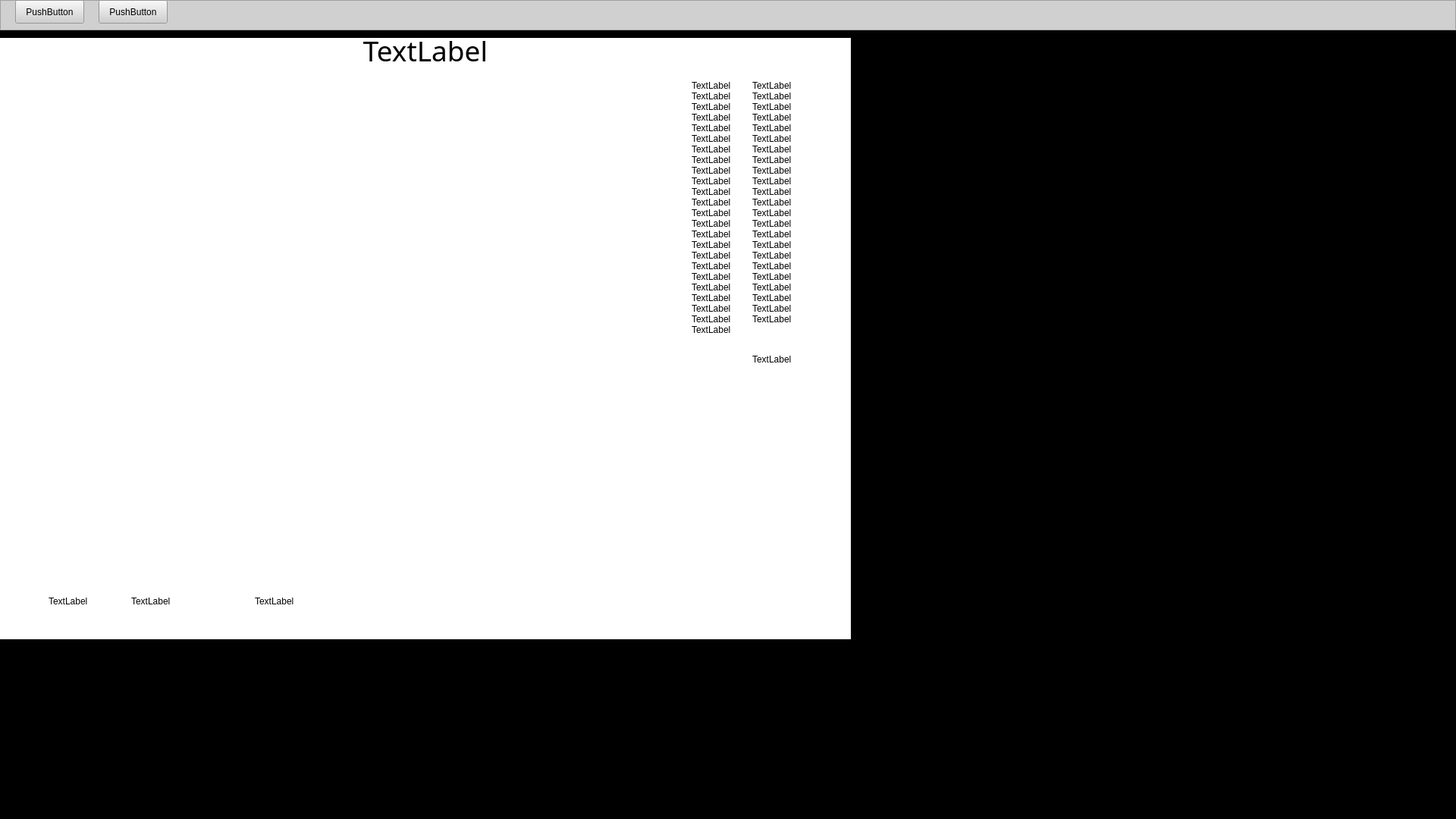
  <widget class="QWidget" name="panCenterP" native="true">
   <property name="geometry">
    <rect>
     <x>0</x>
     <y>0</y>
     <width>1920</width>
     <height>1080</height>
    </rect>
   </property>
   <property name="styleSheet">
    <string notr="true">background-color: rgb(0, 0, 0);</string>
   </property>
   <widget class="QFrame" name="panTopH">
    <property name="geometry">
     <rect>
      <x>0</x>
      <y>0</y>
      <width>1920</width>
      <height>40</height>
     </rect>
    </property>
    <property name="styleSheet">
     <string notr="true">background-color: rgb(208, 208, 208);</string>
    </property>
    <property name="frameShape">
     <enum>QFrame::StyledPanel</enum>
    </property>
    <property name="frameShadow">
     <enum>QFrame::Raised</enum>
    </property>
    <widget class="QPushButton" name="bitPrint">
     <property name="geometry">
      <rect>
       <x>20</x>
       <y>0</y>
       <width>91</width>
       <height>31</height>
      </rect>
     </property>
     <property name="text">
      <string>PushButton</string>
     </property>
    </widget>
    <widget class="QPushButton" name="bitClose">
     <property name="geometry">
      <rect>
       <x>130</x>
       <y>0</y>
       <width>91</width>
       <height>31</height>
      </rect>
     </property>
     <property name="text">
      <string>PushButton</string>
     </property>
    </widget>
   </widget>
   <widget class="QCustomPlot" name="panMoveP" native="true">
    <property name="geometry">
     <rect>
      <x>0</x>
      <y>50</y>
      <width>1122</width>
      <height>793</height>
     </rect>
    </property>
    <property name="styleSheet">
     <string notr="true">background-color: rgb(255, 255, 255);</string>
    </property>
    <widget class="QLabel" name="lblHospitalName">
     <property name="geometry">
      <rect>
       <x>0</x>
       <y>0</y>
       <width>1122</width>
       <height>32</height>
      </rect>
     </property>
     <property name="font">
      <font>
       <family>宋体</family>
       <pointsize>28</pointsize>
      </font>
     </property>
     <property name="layoutDirection">
      <enum>Qt::LeftToRight</enum>
     </property>
     <property name="text">
      <string>TextLabel</string>
     </property>
     <property name="alignment">
      <set>Qt::AlignCenter</set>
     </property>
    </widget>
    <widget class="QLabel" name="lblName">
     <property name="geometry">
      <rect>
       <x>912</x>
       <y>56</y>
       <width>54</width>
       <height>14</height>
      </rect>
     </property>
     <property name="text">
      <string>TextLabel</string>
     </property>
    </widget>
    <widget class="QLabel" name="lblNameP">
     <property name="geometry">
      <rect>
       <x>992</x>
       <y>56</y>
       <width>120</width>
       <height>14</height>
      </rect>
     </property>
     <property name="text">
      <string>TextLabel</string>
     </property>
    </widget>
    <widget class="QLabel" name="lblSex">
     <property name="geometry">
      <rect>
       <x>912</x>
       <y>70</y>
       <width>54</width>
       <height>14</height>
      </rect>
     </property>
     <property name="text">
      <string>TextLabel</string>
     </property>
    </widget>
    <widget class="QLabel" name="lblSexP">
     <property name="geometry">
      <rect>
       <x>992</x>
       <y>70</y>
       <width>120</width>
       <height>14</height>
      </rect>
     </property>
     <property name="text">
      <string>TextLabel</string>
     </property>
    </widget>
    <widget class="QLabel" name="lblNo">
     <property name="geometry">
      <rect>
       <x>912</x>
       <y>98</y>
       <width>54</width>
       <height>14</height>
      </rect>
     </property>
     <property name="text">
      <string>TextLabel</string>
     </property>
    </widget>
    <widget class="QLabel" name="lblAge">
     <property name="geometry">
      <rect>
       <x>912</x>
       <y>84</y>
       <width>54</width>
       <height>14</height>
      </rect>
     </property>
     <property name="text">
      <string>TextLabel</string>
     </property>
    </widget>
    <widget class="QLabel" name="lblNo1">
     <property name="geometry">
      <rect>
       <x>992</x>
       <y>98</y>
       <width>120</width>
       <height>14</height>
      </rect>
     </property>
     <property name="text">
      <string>TextLabel</string>
     </property>
    </widget>
    <widget class="QLabel" name="lblAgeP">
     <property name="geometry">
      <rect>
       <x>992</x>
       <y>84</y>
       <width>120</width>
       <height>14</height>
      </rect>
     </property>
     <property name="text">
      <string>TextLabel</string>
     </property>
    </widget>
    <widget class="QLabel" name="lblCardNo1">
     <property name="geometry">
      <rect>
       <x>992</x>
       <y>112</y>
       <width>120</width>
       <height>14</height>
      </rect>
     </property>
     <property name="text">
      <string>TextLabel</string>
     </property>
    </widget>
    <widget class="QLabel" name="lblCardNo">
     <property name="geometry">
      <rect>
       <x>912</x>
       <y>112</y>
       <width>54</width>
       <height>14</height>
      </rect>
     </property>
     <property name="text">
      <string>TextLabel</string>
     </property>
    </widget>
    <widget class="QLabel" name="lblBedNo">
     <property name="geometry">
      <rect>
       <x>912</x>
       <y>154</y>
       <width>54</width>
       <height>14</height>
      </rect>
     </property>
     <property name="text">
      <string>TextLabel</string>
     </property>
    </widget>
    <widget class="QLabel" name="lblInHosNo1">
     <property name="geometry">
      <rect>
       <x>992</x>
       <y>140</y>
       <width>120</width>
       <height>14</height>
      </rect>
     </property>
     <property name="text">
      <string>TextLabel</string>
     </property>
    </widget>
    <widget class="QLabel" name="lblHisNo1">
     <property name="geometry">
      <rect>
       <x>992</x>
       <y>126</y>
       <width>120</width>
       <height>14</height>
      </rect>
     </property>
     <property name="text">
      <string>TextLabel</string>
     </property>
    </widget>
    <widget class="QLabel" name="lblBedNo1">
     <property name="geometry">
      <rect>
       <x>992</x>
       <y>154</y>
       <width>120</width>
       <height>14</height>
      </rect>
     </property>
     <property name="text">
      <string>TextLabel</string>
     </property>
    </widget>
    <widget class="QLabel" name="lblInHosNo">
     <property name="geometry">
      <rect>
       <x>912</x>
       <y>140</y>
       <width>54</width>
       <height>14</height>
      </rect>
     </property>
     <property name="text">
      <string>TextLabel</string>
     </property>
    </widget>
    <widget class="QLabel" name="lblHisNo">
     <property name="geometry">
      <rect>
       <x>912</x>
       <y>126</y>
       <width>54</width>
       <height>14</height>
      </rect>
     </property>
     <property name="text">
      <string>TextLabel</string>
     </property>
    </widget>
    <widget class="QLabel" name="lblQRSd">
     <property name="geometry">
      <rect>
       <x>912</x>
       <y>210</y>
       <width>54</width>
       <height>14</height>
      </rect>
     </property>
     <property name="text">
      <string>TextLabel</string>
     </property>
    </widget>
    <widget class="QLabel" name="lblMedicine">
     <property name="geometry">
      <rect>
       <x>912</x>
       <y>168</y>
       <width>54</width>
       <height>14</height>
      </rect>
     </property>
     <property name="text">
      <string>TextLabel</string>
     </property>
    </widget>
    <widget class="QLabel" name="lblQTcd1">
     <property name="geometry">
      <rect>
       <x>992</x>
       <y>266</y>
       <width>120</width>
       <height>14</height>
      </rect>
     </property>
     <property name="text">
      <string>TextLabel</string>
     </property>
    </widget>
    <widget class="QLabel" name="lblTd">
     <property name="geometry">
      <rect>
       <x>912</x>
       <y>224</y>
       <width>54</width>
       <height>14</height>
      </rect>
     </property>
     <property name="text">
      <string>TextLabel</string>
     </property>
    </widget>
    <widget class="QLabel" name="lblPd1">
     <property name="geometry">
      <rect>
       <x>992</x>
       <y>196</y>
       <width>120</width>
       <height>14</height>
      </rect>
     </property>
     <property name="text">
      <string>TextLabel</string>
     </property>
    </widget>
    <widget class="QLabel" name="lblQTd1">
     <property name="geometry">
      <rect>
       <x>992</x>
       <y>252</y>
       <width>120</width>
       <height>14</height>
      </rect>
     </property>
     <property name="text">
      <string>TextLabel</string>
     </property>
    </widget>
    <widget class="QLabel" name="lblHR1">
     <property name="geometry">
      <rect>
       <x>992</x>
       <y>182</y>
       <width>120</width>
       <height>14</height>
      </rect>
     </property>
     <property name="text">
      <string>TextLabel</string>
     </property>
    </widget>
    <widget class="QLabel" name="lblPQd">
     <property name="geometry">
      <rect>
       <x>912</x>
       <y>238</y>
       <width>54</width>
       <height>14</height>
      </rect>
     </property>
     <property name="text">
      <string>TextLabel</string>
     </property>
    </widget>
    <widget class="QLabel" name="lblTd1">
     <property name="geometry">
      <rect>
       <x>992</x>
       <y>224</y>
       <width>120</width>
       <height>14</height>
      </rect>
     </property>
     <property name="text">
      <string>TextLabel</string>
     </property>
    </widget>
    <widget class="QLabel" name="lblMedicine1">
     <property name="geometry">
      <rect>
       <x>992</x>
       <y>168</y>
       <width>120</width>
       <height>14</height>
      </rect>
     </property>
     <property name="text">
      <string>TextLabel</string>
     </property>
    </widget>
    <widget class="QLabel" name="lblQTcd">
     <property name="geometry">
      <rect>
       <x>912</x>
       <y>266</y>
       <width>54</width>
       <height>14</height>
      </rect>
     </property>
     <property name="text">
      <string>TextLabel</string>
     </property>
    </widget>
    <widget class="QLabel" name="lblPQd1">
     <property name="geometry">
      <rect>
       <x>992</x>
       <y>238</y>
       <width>120</width>
       <height>14</height>
      </rect>
     </property>
     <property name="text">
      <string>TextLabel</string>
     </property>
    </widget>
    <widget class="QLabel" name="lblQTd">
     <property name="geometry">
      <rect>
       <x>912</x>
       <y>252</y>
       <width>54</width>
       <height>14</height>
      </rect>
     </property>
     <property name="text">
      <string>TextLabel</string>
     </property>
    </widget>
    <widget class="QLabel" name="lblQRSd1">
     <property name="geometry">
      <rect>
       <x>992</x>
       <y>210</y>
       <width>120</width>
       <height>14</height>
      </rect>
     </property>
     <property name="text">
      <string>TextLabel</string>
     </property>
    </widget>
    <widget class="QLabel" name="lblPd">
     <property name="geometry">
      <rect>
       <x>912</x>
       <y>196</y>
       <width>54</width>
       <height>14</height>
      </rect>
     </property>
     <property name="text">
      <string>TextLabel</string>
     </property>
    </widget>
    <widget class="QLabel" name="lblHR">
     <property name="geometry">
      <rect>
       <x>912</x>
       <y>182</y>
       <width>54</width>
       <height>14</height>
      </rect>
     </property>
     <property name="text">
      <string>TextLabel</string>
     </property>
    </widget>
    <widget class="QLabel" name="lblPAx1">
     <property name="geometry">
      <rect>
       <x>992</x>
       <y>280</y>
       <width>120</width>
       <height>14</height>
      </rect>
     </property>
     <property name="text">
      <string>TextLabel</string>
     </property>
    </widget>
    <widget class="QLabel" name="lblRV5SV11">
     <property name="geometry">
      <rect>
       <x>992</x>
       <y>322</y>
       <width>120</width>
       <height>14</height>
      </rect>
     </property>
     <property name="text">
      <string>TextLabel</string>
     </property>
    </widget>
    <widget class="QLabel" name="lblQRSAx1">
     <property name="geometry">
      <rect>
       <x>992</x>
       <y>294</y>
       <width>120</width>
       <height>14</height>
      </rect>
     </property>
     <property name="text">
      <string>TextLabel</string>
     </property>
    </widget>
    <widget class="QLabel" name="lblClinic">
     <property name="geometry">
      <rect>
       <x>912</x>
       <y>364</y>
       <width>54</width>
       <height>14</height>
      </rect>
     </property>
     <property name="text">
      <string>TextLabel</string>
     </property>
    </widget>
    <widget class="QLabel" name="lblClinic1">
     <property name="geometry">
      <rect>
       <x>992</x>
       <y>364</y>
       <width>120</width>
       <height>14</height>
      </rect>
     </property>
     <property name="text">
      <string>TextLabel</string>
     </property>
    </widget>
    <widget class="QLabel" name="lblTAx1">
     <property name="geometry">
      <rect>
       <x>992</x>
       <y>308</y>
       <width>120</width>
       <height>14</height>
      </rect>
     </property>
     <property name="text">
      <string>TextLabel</string>
     </property>
    </widget>
    <widget class="QLabel" name="lblPAx">
     <property name="geometry">
      <rect>
       <x>912</x>
       <y>280</y>
       <width>54</width>
       <height>14</height>
      </rect>
     </property>
     <property name="text">
      <string>TextLabel</string>
     </property>
    </widget>
    <widget class="QLabel" name="lblCDate">
     <property name="geometry">
      <rect>
       <x>912</x>
       <y>350</y>
       <width>54</width>
       <height>14</height>
      </rect>
     </property>
     <property name="text">
      <string>TextLabel</string>
     </property>
    </widget>
    <widget class="QLabel" name="lblDr1">
     <property name="geometry">
      <rect>
       <x>992</x>
       <y>336</y>
       <width>120</width>
       <height>14</height>
      </rect>
     </property>
     <property name="text">
      <string>TextLabel</string>
     </property>
    </widget>
    <widget class="QLabel" name="lblDiagnose">
     <property name="geometry">
      <rect>
       <x>912</x>
       <y>378</y>
       <width>54</width>
       <height>14</height>
      </rect>
     </property>
     <property name="text">
      <string>TextLabel</string>
     </property>
    </widget>
    <widget class="QLabel" name="memDiagnose">
     <property name="geometry">
      <rect>
       <x>992</x>
       <y>378</y>
       <width>111</width>
       <height>91</height>
      </rect>
     </property>
     <property name="text">
      <string>TextLabel</string>
     </property>
    </widget>
    <widget class="QLabel" name="lblQRSAx">
     <property name="geometry">
      <rect>
       <x>912</x>
       <y>294</y>
       <width>54</width>
       <height>14</height>
      </rect>
     </property>
     <property name="text">
      <string>TextLabel</string>
     </property>
    </widget>
    <widget class="QLabel" name="lblDr">
     <property name="geometry">
      <rect>
       <x>912</x>
       <y>336</y>
       <width>54</width>
       <height>14</height>
      </rect>
     </property>
     <property name="text">
      <string>TextLabel</string>
     </property>
    </widget>
    <widget class="QLabel" name="lblRV5SV1">
     <property name="geometry">
      <rect>
       <x>912</x>
       <y>322</y>
       <width>54</width>
       <height>14</height>
      </rect>
     </property>
     <property name="text">
      <string>TextLabel</string>
     </property>
    </widget>
    <widget class="QLabel" name="lblCDate1">
     <property name="geometry">
      <rect>
       <x>992</x>
       <y>350</y>
       <width>120</width>
       <height>14</height>
      </rect>
     </property>
     <property name="text">
      <string>TextLabel</string>
     </property>
    </widget>
    <widget class="QLabel" name="lblTAx">
     <property name="geometry">
      <rect>
       <x>912</x>
       <y>308</y>
       <width>54</width>
       <height>14</height>
      </rect>
     </property>
     <property name="text">
      <string>TextLabel</string>
     </property>
    </widget>
    <widget class="QLabel" name="lblGainP">
     <property name="geometry">
      <rect>
       <x>64</x>
       <y>737</y>
       <width>100</width>
       <height>12</height>
      </rect>
     </property>
     <property name="text">
      <string>TextLabel</string>
     </property>
    </widget>
    <widget class="QLabel" name="lblSpeedP">
     <property name="geometry">
      <rect>
       <x>173</x>
       <y>737</y>
       <width>100</width>
       <height>12</height>
      </rect>
     </property>
     <property name="text">
      <string>TextLabel</string>
     </property>
    </widget>
    <widget class="QLabel" name="lblScrip">
     <property name="geometry">
      <rect>
       <x>336</x>
       <y>737</y>
       <width>100</width>
       <height>12</height>
      </rect>
     </property>
     <property name="text">
      <string>TextLabel</string>
     </property>
    </widget>
    <widget class="QCustomPlot" name="imgPrint" native="true">
     <property name="geometry">
      <rect>
       <x>16</x>
       <y>48</y>
       <width>80</width>
       <height>80</height>
      </rect>
     </property>
    </widget>
   </widget>
  </widget>
